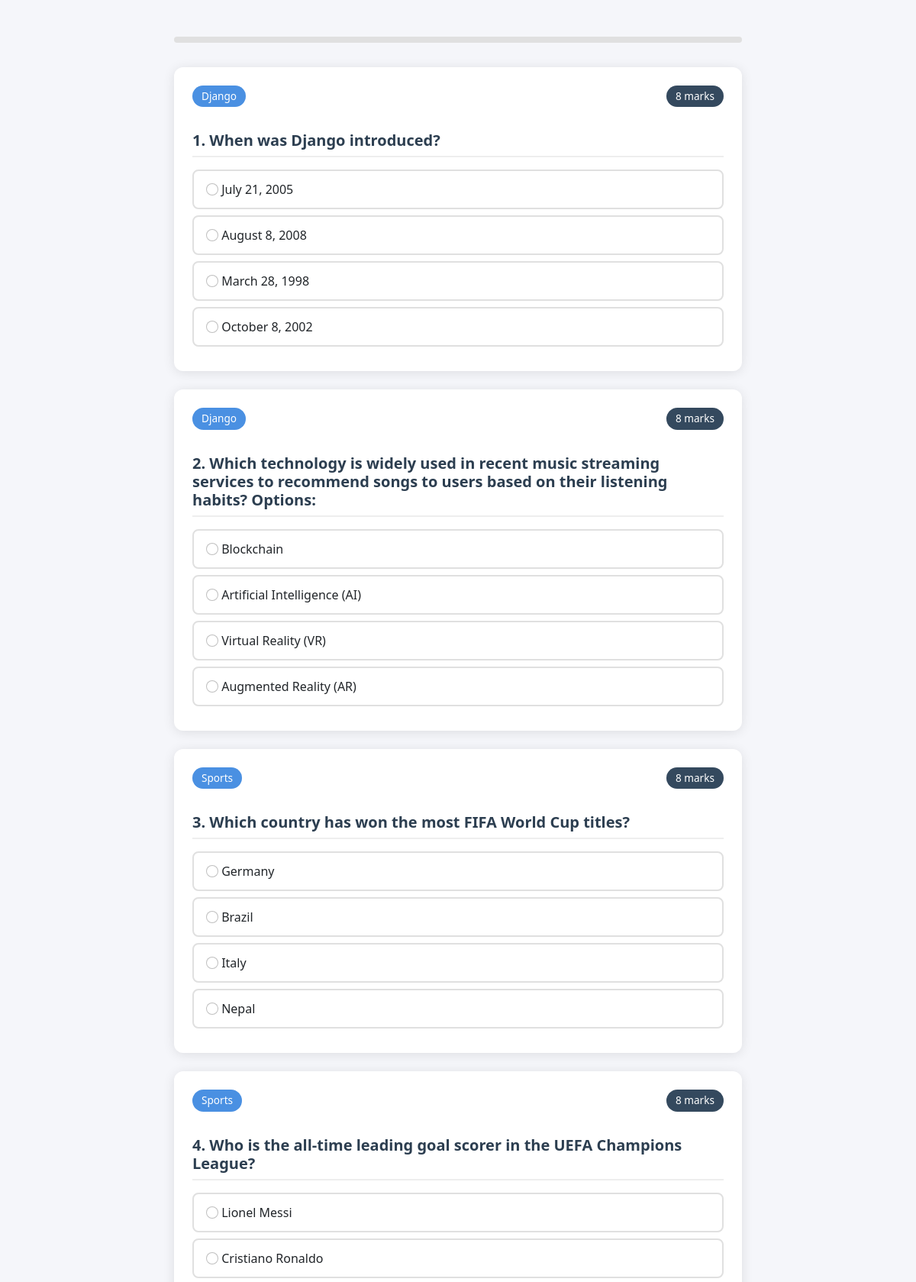
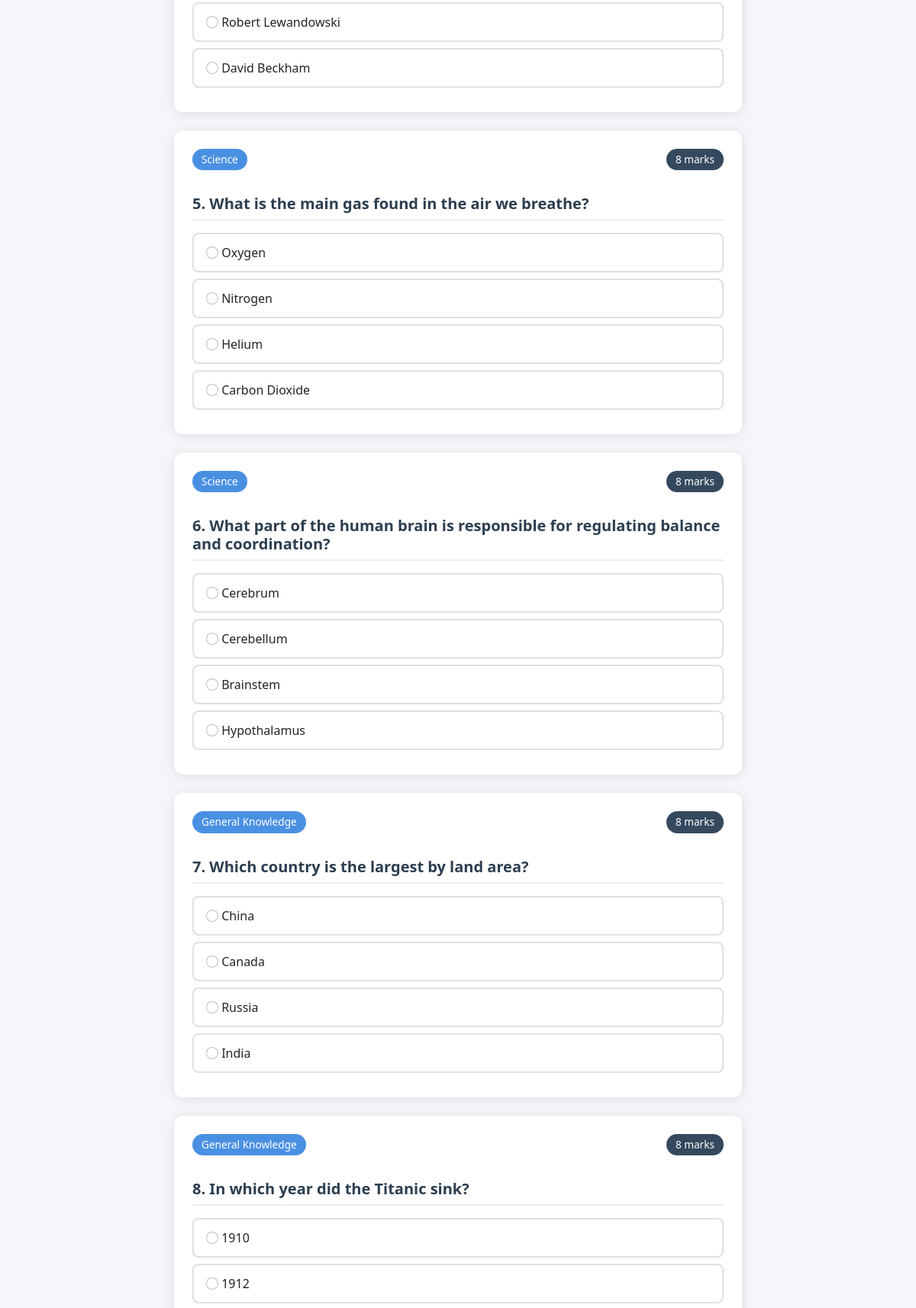
The app's page /quiz/ (upper part) with its own data (2 pictures, top to bottom).
### MCQ/models.py (models this page shows, shortened)
class BaseModel(models.Model):
    uid = models.UUIDField(primary_key=True, default=uuid.uuid4, editable=False)
    created_at = models.DateTimeField(auto_now_add=True)
    updated_at = models.DateTimeField(auto_now=True)
    class Meta:
        abstract = True

class Question(BaseModel):
    category = models.ForeignKey(Category, on_delete=models.CASCADE)
    question = models.CharField(max_length=255)
    marks = models.IntegerField(default=8)

class Category(BaseModel):
    category_name = models.CharField(max_length=255)

class Answer(BaseModel):
    question = models.ForeignKey(Question, related_name='question_answer', on_delete=models.CASCADE)
    answer =   models.CharField(max_length=255)
    is_correct = models.BooleanField(default=False)
    from django.contrib.auth.models import User

### MCQ/views.py (the view, shortened to what this page needs)
# urls.py: path('quiz/' , views.quiz , name="quiz"),
def quiz(request):
    questions = Question.objects.select_related('category').prefetch_related('question_answer').all()
    error_message = None
    return render(request, 'quiz.html', {'questions': questions})

### MCQ/templates/quiz.html (shortened to what this page needs)
{% load static %}
<!DOCTYPE html>
<html>
<head>
    <link href="https://cdn.jsdelivr.net/npm/bootstrap@5.1.3/dist/css/bootstrap.min.css" rel="stylesheet">
    <link href="https://cdnjs.cloudflare.com/ajax/libs/font-awesome/6.0.0/css/all.min.css" rel="stylesheet">
    <link href="{% static 'MCQ/style.css' %}" rel="stylesheet">
</head>
<body>
</body>
</html>
<div class="container mt-5 animate-fade-in">
    <div class="col-md-8 mx-auto">
        <div class="quiz-progress">
        </div>
        <form method="POST" id="quizForm">
            {% for question in questions %}
            <div class="quiz-card" data-question="{{ forloop.counter }}">
                <div class="question-container">
                    <div class="d-flex justify-content-between align-items-start mb-3">
                        <span class="category-badge">{{ question.category.category_name }}</span>
                        <span class="marks-badge">{{ question.marks }} marks</span>
                    </div>
                    <h5 class="question-title">{{ forloop.counter }}. {{ question.question }}</h5>
                    {% for answer in question.question_answer.all %}
                    <div class="answer-option">
                        <input type="radio" class="form-check-input"
                               name="question_{{ question.uid }}"
                               value="{{ answer.uid }}"
                               id="answer_{{ answer.uid }}"
                               onchange="updateProgress()">
                        <label class="answer-label" for="answer_{{ answer.uid }}">
                            {{ answer.answer }}
                        </label>
                    </div>
                    {% endfor %}
                </div>
            </div>
            {% endfor %}
        </form>
    </div>
</div>

### MCQ/static/style.css (style rules this page uses)
:root { --primary-color: #4a90e2; --success-color: #2ecc71; --danger-color: #e74c3c; --warning-color: #f1c40f; --background-color: #f5f6fa; --card-shadow: 0 2px 15px rgba(0, 0, 0, 0.1); }
body { background-color: var(--background-color); font-family: 'Segoe UI', system-ui, -apple-system, sans-serif; }
.quiz-card { background: white; border-radius: 12px; box-shadow: var(--card-shadow); transition: transform 0.2s, box-shadow 0.2s; margin-bottom: 1.5rem; border: none; }
.question-container { padding: 1.5rem; }
.question-title { color: #2c3e50; font-size: 1.25rem; font-weight: 600; margin-bottom: 1rem; padding-bottom: 0.5rem; border-bottom: 2px solid #eee; }
.category-badge { background-color: var(--primary-color); color: white; padding: 0.25rem 0.75rem; border-radius: 20px; font-size: 0.85rem; margin-bottom: 1rem; display: inline-block; }
.marks-badge { background-color: #34495e; color: white; padding: 0.25rem 0.75rem; border-radius: 20px; font-size: 0.85rem; margin-left: 0.5rem; }
.answer-option { position: relative; padding: 0.75rem 1rem; margin: 0.5rem 0; border: 2px solid #e0e0e0; border-radius: 8px; cursor: pointer; transition: all 0.2s; }
.quiz-progress { height: 8px; border-radius: 4px; margin: 2rem 0; background-color: #e0e0e0; }
.animate-fade-in { animation: fadeIn 0.5s ease forwards; }

### MCQ/templates/quiz.html (style rules this page uses)
:root { --primary-color: #4a90e2; --success-color: #2ecc71; --danger-color: #e74c3c; --warning-color: #f1c40f; --background-color: #f5f6fa; --card-shadow: 0 2px 15px rgba(0, 0, 0, 0.1); }
body { background-color: var(red background-color); font-family: 'Segoe UI', system-ui, -apple-system, sans-serif; }
.quiz-card { background: white; border-radius: 12px; box-shadow: var(--card-shadow); transition: transform 0.2s, box-shadow 0.2s; margin-bottom: 1.5rem; border: none; }
.question-container { padding: 1.5rem; }
.question-title { color: #2c3e50; font-size: 1.25rem; font-weight: 600; margin-bottom: 1rem; padding-bottom: 0.5rem; border-bottom: 2px solid #eee; }
.category-badge { background-color: var(--primary-color); color: white; padding: 0.25rem 0.75rem; border-radius: 20px; font-size: 0.85rem; margin-bottom: 1rem; display: inline-block; }
.marks-badge { background-color: #34495e; color: white; padding: 0.25rem 0.75rem; border-radius: 20px; font-size: 0.85rem; margin-left: 0.5rem; }
.answer-option { position: relative; padding: 0.75rem 1rem; margin: 0.5rem 0; border: 2px solid #e0e0e0; border-radius: 8px; cursor: pointer; transition: all 0.2s; }
.animate-fade-in { animation: fadeIn 0.5s ease forwards; }

### records on screen
Question: category.category_name "Django", marks "8", question "When was Django introduced?"
Answer: answer "July 21, 2005"
Answer: answer "August 8, 2008"
Answer: answer "March 28, 1998"
Answer: answer "October 8, 2002"
Question: category.category_name "Django", marks "8", question "Which technology is widely used in recent music streaming services to recommend songs to users based on their listening habits? Options:"
Answer: answer "Blockchain"
Answer: answer "Artificial Intelligence (AI)"
Answer: answer "Virtual Reality (VR)"
Answer: answer "Augmented Reality (AR)"
Question: category.category_name "Sports", marks "8", question "Which country has won the most FIFA World Cup titles?"
Answer: answer "Germany"
Answer: answer "Brazil"
Answer: answer "Italy"
Answer: answer "Nepal"
Question: category.category_name "Sports", marks "8", question "Who is the all-time leading goal scorer in the UEFA Champions League?"
Answer: answer "Lionel Messi"
Answer: answer "Cristiano Ronaldo"
Answer: answer "Robert Lewandowski"
Answer: answer "David Beckham"
Question: category.category_name "Science", marks "8", question "What is the main gas found in the air we breathe?"
Answer: answer "Oxygen"
Answer: answer "Nitrogen"
Answer: answer "Helium"
Answer: answer "Carbon Dioxide"
Question: category.category_name "Science", marks "8", question "What part of the human brain is responsible for regulating balance and coordination?"
Answer: answer "Cerebrum"
Answer: answer "Cerebellum"
Answer: answer "Brainstem"
Answer: answer "Hypothalamus"
Question: category.category_name "General Knowledge", marks "8", question "Which country is the largest by land area?"
Answer: answer "China"
Answer: answer "Canada"
Answer: answer "Russia"
Answer: answer "India"
Question: category.category_name "General Knowledge", marks "8", question "In which year did the Titanic sink?"
Answer: answer "1910"
Answer: answer "1912"
